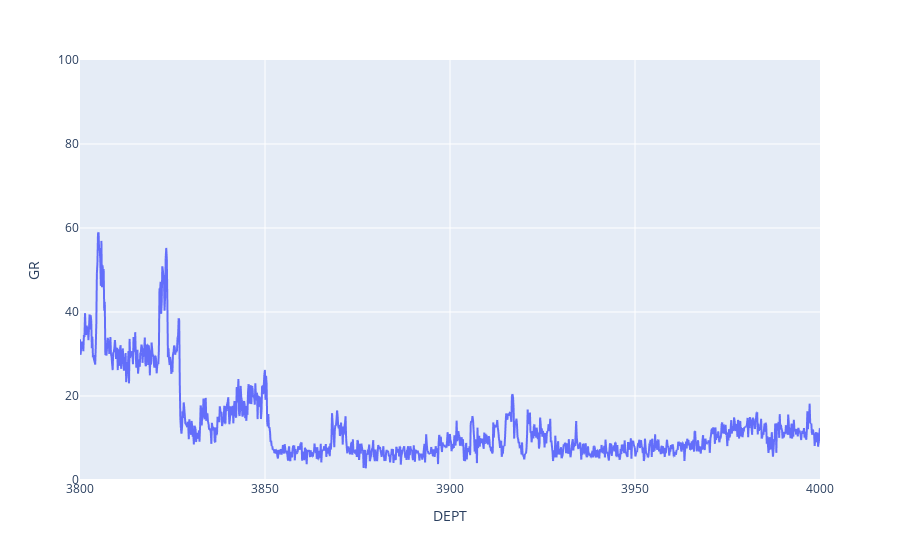

The notebook cell this image was saved under:
### Code cell
fig = px.line(df, x='DEPT', y='GR', range_x=[3800,4000], range_y=[0,100])
fig.show()

### Figure 1 — Plotly figure (JSON) as saved in the notebook; plotly's stock layout.template omitted (floating-point values rounded to 4 significant figures; data arrays with more than 128 entries replaced by an {"elided": "..."} marker saying what was removed)
{"data": [{"hovertemplate": "DEPT=%{x}<br>GR=%{y}<extra></extra>", "legendgroup": "", "line": {"color": "#636efa", "dash": "solid"}, "marker": {"symbol": "circle"}, "mode": "lines", "name": "", "showlegend": false, "type": "scattergl", "x": {"elided": "6701 float values"}, "xaxis": "x", "y": {"elided": "6701 float values"}, "yaxis": "y"}], "layout": {"legend": {"tracegroupgap": 0}, "margin": {"t": 60}, "xaxis": {"anchor": "y", "domain": [0, 1], "range": [3800, 4000], "title": {"text": "DEPT"}}, "yaxis": {"anchor": "x", "domain": [0, 1], "range": [0, 100], "title": {"text": "GR"}}}}
